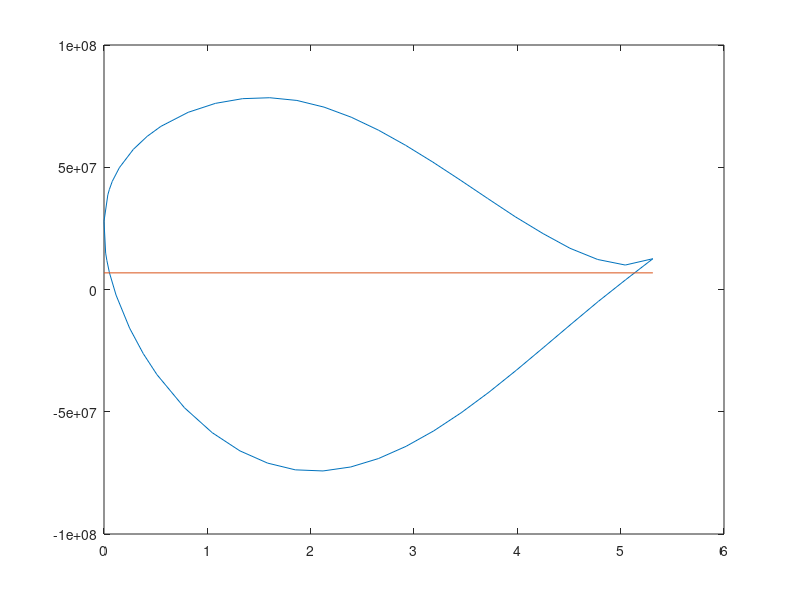

Here is the MATLAB script that generated this plot:
clc; clear all ;
%%
load('loads.mat') ;
a=load('n63415-il.dat') ;
c=1.6190 ;
z=-a(:,1)*c*3.28084*0.01;
y= a(:,2)*c*3.28084*0.01;
spar1_ytop=0.1517*3.28084;
spar1_ybot=-0.08855*3.28084;
spar1_z=-0.3*c*3.28084;
spar2_ytop=0.09546*3.28084;
spar2_ybot=-0.031975*3.28084;
spar2_z=-0.7*c*3.28084;
b1=(spar1_ytop-spar1_ybot);
b2=(spar2_ytop-spar2_ybot);
%% thicknesses and Modulus
tw=0.004*3.28084;
tf=tw/2; 
tsc=0.002*3.28084;
hw1=(spar1_ytop-spar1_ybot-2*(tf+tsc));
hw2=(spar2_ytop-spar2_ybot-2*(tf+tsc));
E_al= 1.5351*10^9*32.1522;
E_steel= 4.2*10^9*32.1522;
E_star=E_steel/E_al;
ybar=[(spar1_ytop+spar1_ybot)/2,(spar2_ytop+spar2_ybot)/2];
zbar=[spar1_z,spar2_z];
%% Areas of individual parts
A1=[b1*tsc,b1*tsc,b1*tf,b1*tf,tw*hw1];
A2=[b2*tsc,b2*tsc,b2*tf,b2*tf,tw*hw2];
E=[E_steel,E_steel,E_al,E_al,E_al];
E_star_spar= (1/E_al).*E ;

%% finding spar centroid
A_star_i=[dot(A1,E_star_spar),dot(A2,E_star_spar)];
Sigma_A_star = sum(A_star_i) ;
y_cent_spar= dot(A_star_i,ybar)/Sigma_A_star ;
z_cent_spar= dot(A_star_i,zbar)/Sigma_A_star;

%% adding stigers
no_of_stringer = 4 ;
z_stinger=[z(12),z(9),z(40),z(43)];
y_stinger=[y(12),y(9),y(40),y(43)];

%% stringer centroid 
A_stringer = 0.0052 ; % in ft^2
E_star_stgr = E_steel/E_al ;
EA_stgr = A_stringer*E_star_stgr ;
Sigma_EA_stgr = no_of_stringer*EA_stgr ;
y_cent_stgr = EA_stgr*(sum(y_stinger))/(Sigma_EA_stgr) ;
z_cent_stgr = EA_stgr*(sum(z_stinger))/(Sigma_EA_stgr) ;

%% centroid of spar and stringer
y_cent = (y_cent_spar*Sigma_A_star + y_cent_stgr*Sigma_EA_stgr)/(Sigma_A_star+Sigma_EA_stgr) ;
z_cent = (z_cent_spar*Sigma_A_star + z_cent_stgr*Sigma_EA_stgr)/(Sigma_A_star+Sigma_EA_stgr) ;


%% Finding Moment of Inertia for spars
Izz1=2*((E_star*(b1*tsc^3/12))+(A1(1)*E_star*((tsc+2*tf+hw1)/2)^2))+ 2*(((b1*tf^3/12))+(A1(3)*((tw/4)+(hw1/2))^2))+ (tw*hw1^3/12);
Iyy1=2*E_star*(tsc*b1^3/12)+2*(tf*b1^3/12)+ (hw1*tw^3/12);
Izz2=2*((E_star*(b2*tsc^3/12))+(A2(1)*E_star*((tsc+2*tf+hw1)/2)^2))+ 2*(((b2*tf^3/12))+(A2(3)*((tw/4)+(hw2/2))^2))+ (tw*hw2^3/12);
Iyy2=2*E_star*(tsc*b2^3/12)+2*(tf*b2^3/12)+ (hw2*tw^3/12);

%% MOI for stinger about neutral axis
Iyy_stingers = EA_stgr*( norm(z_stinger - z_cent*linspace(1,1,length(z_stinger))) )^2 ;
Izz_stingers = EA_stgr*( norm(y_stinger - y_cent*linspace(1,1,length(y_stinger))) )^2 ;
Iyz_stringer = EA_stgr*( dot((z_stinger - z_cent*linspace(1,1,length(z_stinger))),(y_stinger - y_cent*linspace(1,1,length(y_stinger)))) ) ;

%% total MOI stringers + spars
Iyy_total=Iyy1+ (A_star_i(1))*(zbar(1)-z_cent)^2 + Iyy2+ (A_star_i(2))*(zbar(2)-z_cent)^2  + Iyy_stingers ;
Izz_total=Izz1+ (A_star_i(1))*(ybar(1)-y_cent)^2 + Izz2+ (A_star_i(2))*(ybar(2)-y_cent)^2  + Izz_stingers ;    
Iyz_total=((A_star_i(1))*(ybar(1)-y_cent)*(zbar(1)-z_cent) + (A_star_i(2))*(zbar(2)-z_cent)*(ybar(2)-y_cent))  + Iyz_stringer;
%% finding V_xx, W_xx
A=[-E_al*Iyz_total,-E_al*Iyy_total ; E_al*Izz_total,E_al*Iyz_total];
M=[M_y_due_to_D(1),M_z_due_to_L(1)];
%M=[855620,7376500]
v=A\M';
%% finding sigma_xx
F_S = 1.5 ;
epsilon_xx= (-(y-y_cent)*v(1)-(z-z_cent)*v(2));  %conversion from meter to feet
sigma_xx= F_S*E_al*epsilon_xx;
sigma_yield= [6804000,6804000]; %32.1522 %psi
z1=[-5.3117,0];
figure(2)
plot(-z,sigma_xx)
hold on ; plot(-z1,sigma_yield);


